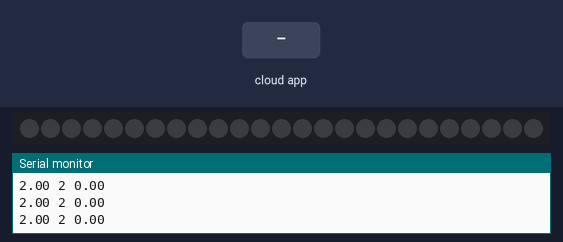
Bench run of a sketch on a simulated ESP32. Shown: 25 RGB LEDs in strip order, left to right, the last lines printed to the serial monitor. The test bench sets the inputs (shaded band). The RemoteXY app is connected.

Above: at 1.2 s.
1.3 s: the phone or cloud app sets btnPower to 1
4.0 s: the phone or cloud app sets waveSelector to 1
7.0 s: the phone or cloud app sets speed to -100
9.3 s: the phone or cloud app sets patternSelector to 1
At 9.87 s:
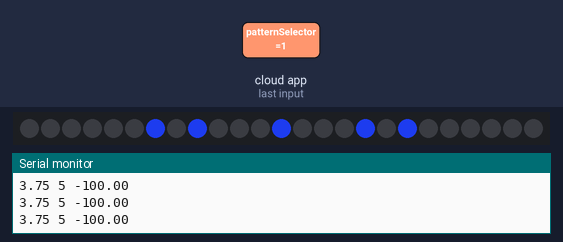
11.2 s: the phone or cloud app sets waveSelector to 0
At 12.06 s:
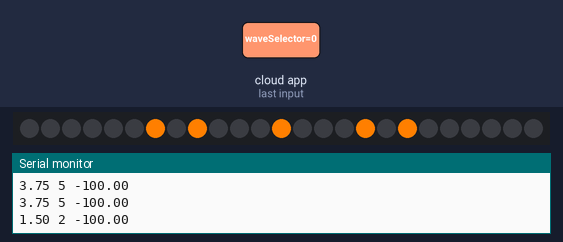
13.3 s: the phone or cloud app sets speed to 0
Timing chart, 0 to 16.3 s (numbered marks = the images above; inputs shaded):
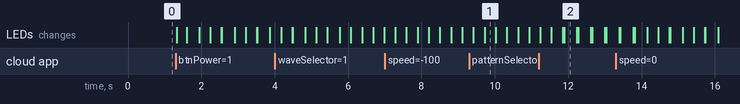

Measured:
- after the input at 11.2 s, the LEDs: first differ from a run without the input after 0.65 s (image 2 shows a later state)

The sketch:

BraneWaiv.ino
```cpp
// (licence header left out)
/*
   -- BraneWaiv --

   To compile this code using RemoteXY library 4.1.4 or later version
   download by link http://remotexy.com/en/library/
   To connect using RemoteXY mobile app by link http://remotexy.com/en/download/
     - for ANDROID 4.16.02 or later version;
     - for iOS 1.13.1 or later version;

   To interact with the GUI, please refer to the manual:
   https://remotexy.com/ru/help/code/interaction/

   This source code was automatically generated by the RemoteXY editor and
   is an example for the RemoteXY library.
   Licensed under the MIT License. See the LICENSE file in the RemoteXY library
   root (https://github.com/RemoteXY/RemoteXY-Arduino-library) for full license
   details.
*/

//////////////////////////////////////////////
//        RemoteXY include library          //
//////////////////////////////////////////////

// you can enable debug logging to Serial at 115200
//#define REMOTEXY__DEBUGLOG

// RemoteXY select connection mode and include library
#define REMOTEXY_MODE__WIFI_POINT

#include <WiFi.h>

// RemoteXY connection settings
#define REMOTEXY_WIFI_SSID "RemoteXY"
#define REMOTEXY_WIFI_PASSWORD "12345678"
#define REMOTEXY_SERVER_PORT 6377
#define REMOTEXY_ACCESS_PASSWORD "12345678"


#include <RemoteXY.h>

// RemoteXY GUI configuration
#pragma pack(push, 1)
uint8_t RemoteXY_CONF[] =  // 282 bytes
  { 255, 4, 0, 3, 0, 19, 1, 19, 0, 0, 0, 66, 114, 97, 110, 101, 87, 97, 105, 118,
    0, 195, 1, 106, 200, 1, 1, 11, 0, 65, 44, 4, 18, 18, 112, 129, 25, 27, 57, 12,
    64, 6, 66, 114, 97, 110, 101, 87, 97, 105, 118, 0, 129, 34, 60, 39, 12, 64, 6, 80,
    97, 116, 116, 101, 114, 110, 0, 129, 40, 96, 29, 12, 64, 6, 87, 97, 118, 101, 0, 12,
    29, 74, 54, 11, 195, 30, 26, 49, 32, 76, 69, 68, 0, 53, 32, 76, 69, 68, 115, 0,
    57, 32, 76, 69, 68, 115, 0, 49, 51, 32, 76, 69, 68, 115, 0, 50, 53, 32, 76, 69,
    68, 115, 0, 12, 18, 109, 76, 10, 196, 30, 26, 68, 101, 108, 116, 97, 32, 49, 45, 53,
    32, 72, 122, 0, 84, 104, 101, 116, 97, 32, 52, 45, 56, 32, 72, 122, 0, 65, 108, 112,
    104, 97, 32, 56, 45, 49, 50, 32, 72, 122, 0, 66, 101, 116, 97, 32, 49, 51, 45, 50,
    53, 32, 72, 122, 0, 71, 97, 109, 109, 97, 32, 50, 53, 45, 51, 53, 32, 72, 122, 0,
    65, 109, 98, 105, 101, 110, 116, 0, 10, 42, 169, 24, 24, 48, 1, 12, 31, 79, 70, 70,
    0, 31, 79, 78, 0, 129, 38, 156, 34, 12, 64, 6, 80, 111, 119, 101, 114, 0, 129, 25,
    40, 60, 8, 0, 6, 77, 111, 111, 100, 32, 83, 116, 105, 109, 117, 108, 97, 116, 111, 114,
    0, 4, 17, 138, 75, 12, 160, 6, 26, 129, 36, 123, 34, 12, 64, 6, 83, 112, 101, 101,
    100, 0 };

// this structure defines all the variables and events of your control interface
struct {

  // input variables
  uint8_t patternSelector;  // from 0 to 5
  uint8_t waveSelector;     // from 0 to 6
  uint8_t btnPower;         // =1 if state is ON, else =0, from 0 to 1
  int8_t speed;             // from -100 to 100

  // output variables
  uint8_t led_01_r;  // =0..255 LED Red brightness, from 0 to 255
  uint8_t led_01_g;  // =0..255 LED Green brightness, from 0 to 255
  uint8_t led_01_b;  // =0..255 LED Green brightness, from 0 to 255

  // other variable
  uint8_t connect_flag;  // =1 if wire connected, else =0

} RemoteXY;
#pragma pack(pop)

/////////////////////////////////////////////
//           END RemoteXY include          //
/////////////////////////////////////////////


/////////////////////////////////////////////
//              START MY CODE              //
/////////////////////////////////////////////
/*
  This code is free for personal use, if you want to modify the code please credit me it.
  I assert my copyright Ralph Beardmore AKA, TekMaker (UK). 19/10/2025
*/
#include <Adafruit_NeoPixel.h>
//#define LED_BUILTIN 2  // just for indication on board
#define PIN_WS2812B 8  // The ESP32 pin GPIO16 connected to WS2812B
#define NUM_PIXELS 25  // The number of LEDs (pixels) on WS2812B LED strip
#define numWaves 6
String waveName[numWaves] = { "Delta 1-3", "Theta 4-8", "Alpha 8-12", "Beta 13-25", "Gamma 25-35", "Ambient" };

// these are the frequencies for each mode
int mode[numWaves] = { 2, 5, 10, 21, 40, 1000 };  // the frequencies for the wave patterns

int colour[numWaves][3] = {
  { 255, 127, 0 },   // yellow/orange   Gamma - High thought, focus level and awareness
  { 32, 64, 255 },   // blue             Beta - Awake, normal, alert, consciousness
  { 255, 16, 255 },  // purple           Alpha = Relaxed, lucid, calm, not thinking
  { 255, 16, 32 },   // red              Theta - Deep relaxation, meditation, mental imagery
  { 16, 233, 32 },   // green            Delta - Deep, dreamless sleep
  { 255, 206, 161 }  // 4500K            Ambient (slightly cool neutral)
};
/* Additional ambient colors
  // { 255, 180, 107 },  // 3000K (warm white, halogen)
  // { 255, 188, 132 },  // 3500K (warm neutral)
  // { 255, 197, 143 },  // 4000K (neutral white)
  // { 255, 206, 161 },  // 4500K (slightly cool neutral)
  // { 255, 214, 179 },  // 5000K (daylight white)
  // { 255, 219, 193 },  // 5500K (noon daylight)
  // { 255, 225, 209 },  // 6000K (cool daylight)
  // { 255, 229, 229 }   // 6500K (standard daylight / D65)
  */

/*
level 1-1 led
0 0 0 0 0
0 0 0 0 0
0 0 1 0 0
0 0 0 0 0
0 0 0 0 0

level 2 -5 leds
0 0 0 0 0
0 1 0 1 0
0 0 1 0 0
0 1 0 1 0
0 0 0 0 0

level 3-9 leds
0 0 1 0 0
0 1 0 1 0
1 0 1 0 1
0 1 0 1 0
0 0 1 0 0

level 4-13 leds
1 0 1 0 1
0 1 0 1 0
1 0 1 0 1
0 1 0 1 0
1 0 1 0 1

level 5-25 leds
1 1 1 1 1
1 1 1 1 1
1 1 1 1 1
1 1 1 1 1
1 1 1 1 1
*/

/* Pixel patterns for different brightnesses */
#define numPatterns 5
int patterns[numPatterns][25] = {
  { 0, 0, 0, 0, 0, 0, 0, 0, 0, 0, 0, 0, 1, 0, 0, 0, 0, 0, 0, 0, 0, 0, 0, 0, 0 },
  { 0, 0, 0, 0, 0, 0, 1, 0, 1, 0, 0, 0, 1, 0, 0, 0, 1, 0, 1, 0, 0, 0, 0, 0, 0 },
  { 0, 0, 1, 0, 0, 0, 1, 0, 1, 0, 1, 0, 1, 0, 1, 0, 1, 0, 1, 0, 0, 0, 1, 0, 0 },
  { 1, 0, 1, 0, 1, 0, 1, 0, 1, 0, 1, 0, 1, 0, 1, 0, 1, 0, 1, 0, 1, 0, 1, 0, 1 },
  { 1, 1, 1, 1, 1, 1, 1, 1, 1, 1, 1, 1, 1, 1, 1, 1, 1, 1, 1, 1, 1, 1, 1, 1, 1 }
};

// global variables for modes
uint8_t pattern = 0;      // 0 indexed
uint8_t wave = 0;         // 0 indexed
uint8_t steps = 10;       // number of brightness steps
unsigned long startTime;  // time start pressed
unsigned long curTime;    // current milliseconds

// define ws2812 object
Adafruit_NeoPixel ws2812b(NUM_PIXELS, PIN_WS2812B, NEO_GRB + NEO_KHZ800);

void setup() {
  RemoteXY_Init();
  Serial.begin(31250);
  startTime = millis();  // get initial timer

  // built in led is [0]
  ws2812b.begin();  // initialize WS2812B strip object (REQUIRED)
  ws2812b.clear();  // set all pixel colors to 'off'. It only takes effect if pixels.show() is called
  ws2812b.show();
}

// main program loop
void loop() {
  RemoteXY_Handler();
  pattern = RemoteXY.patternSelector;
  wave = RemoteXY.waveSelector;

  float freqHz = mode[wave];
  float speed = RemoteXY.speed;

  if (speed >= 100) speed = 100;
  if (speed <= -100) speed = -100;

  freqHz = freqHz * (1.0 + (speed / 100.0) * 0.25);  // speed ranges from -100 to 100
  float dly = (1000 / freqHz);                       // convert frequencyHz to period and adjust;

  Serial.print(freqHz);
  Serial.print(" ");
  Serial.print(mode[wave]);
  Serial.print(" ");
  Serial.println(speed);

  if (RemoteXY.connect_flag == 0) {  // kill display until connected
    flashLEDs(0, 0, 0, dly, pattern, steps);
    startTime = millis();
    curTime = startTime;
  } else {
    if (dly > 2 && RemoteXY.btnPower == 1) {
      curTime = millis();  // only run timer when running
      flashLEDs(colour[wave][0], colour[wave][1], colour[wave][2], dly, pattern, steps);
    } else {
      startTime = millis();
      curTime = startTime;
      showAmbient(colour[wave][0], colour[wave][1], colour[wave][2], pattern);
    }
  }
}

void showAmbient(int r, int g, int b, int pattern) {
  for (int pixel = 0; pixel < NUM_PIXELS; pixel++) {
    if (patterns[pattern][pixel] == 1 && RemoteXY.btnPower == 1) {
      ws2812b.setPixelColor(pixel, ws2812b.Color(r, g, b));
    } else {
      ws2812b.clear();
    }
  }
  ws2812b.show();
}

void flashLEDs(float r, float g, float b, int dly, int index, float stepsCount) {

  // to make the effect less annoying we'll use to separate loops to increment and decrement
  // the brightness gradually in stepsCount steps

  for (int step = 0; step <= stepsCount; step++) {  // step loop increasing brightness
    int d = dly / (2 * stepsCount);
    int rval = (r * step) / stepsCount;
    int gval = (g * step) / stepsCount;
    int bval = (b * step) / stepsCount;

    for (int pixel = 0; pixel < NUM_PIXELS; pixel++) {  // pixel loop
      if (patterns[index][pixel] == 1 && RemoteXY.btnPower == 1) {
        RemoteXY.led_01_r = rval;  // program the RGB led on RemoteXY
        RemoteXY.led_01_g = gval;
        RemoteXY.led_01_b = bval;
        ws2812b.setPixelColor(pixel, ws2812b.Color(rval, gval, bval));
      } else {
        if (dly > 2) {  // then show a solid ambient color
          ws2812b.setPixelColor(pixel, ws2812b.Color(0, 0, 0));
        }
      }
    }
    ws2812b.show();
    RemoteXY_delay(d);
  }

  for (int step = stepsCount; step >= 0; step--) {  // step loop decreasing brightness
    int d = dly / (2 * stepsCount);
    int rval = r * (step / stepsCount);
    int gval = g * (step / stepsCount);
    int bval = b * (step / stepsCount);

    for (int pixel = 0; pixel < NUM_PIXELS; pixel++) {  // pixel loop
      if (patterns[index][pixel] == 1 && RemoteXY.btnPower == 1) {
        ws2812b.setPixelColor(pixel, ws2812b.Color(rval, gval, bval));
      } else {
        if (dly > 20) {
          ws2812b.setPixelColor(pixel, ws2812b.Color(0, 0, 0));
        }
      }
    }
    ws2812b.show();
    RemoteXY_delay(d);
  }
}
```
